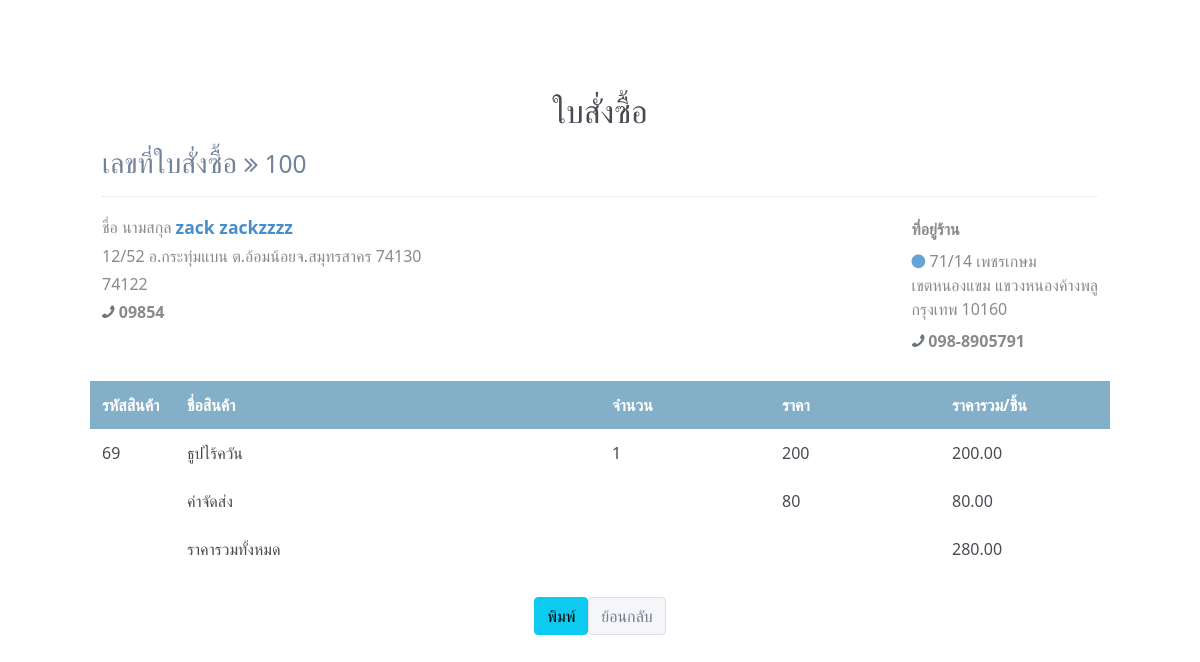
Page /userpodetail.php?id=100 on the committed database.
### tables this page shows
CREATE TABLE `orders` (
  `order_ID` int(10) NOT NULL,
  `orderDate` datetime NOT NULL,
  `firstname` varchar(255) NOT NULL,
  `lastname` varchar(255) NOT NULL,
  `tel` varchar(10) NOT NULL,
  `address` varchar(255) NOT NULL,
  `post` int(255) NOT NULL,
  `usersreg_ID` int(10) NOT NULL,
  `postatus` varchar(255) NOT NULL,
  `slip` varchar(255) NOT NULL,
  `postID` varchar(11) DEFAULT NULL
);

CREATE TABLE `orders_detail` (
  `DetailID` int(10) NOT NULL,
  `order_ID` int(10) NOT NULL,
  `productID` int(10) NOT NULL,
  `Qty` int(255) NOT NULL
);

CREATE TABLE `product` (
  `productID` int(10) NOT NULL,
  `productname` varchar(255) NOT NULL,
  `pic` varchar(255) NOT NULL,
  `productcategory` varchar(255) NOT NULL,
  `remainunit` int(255) NOT NULL,
  `price` int(255) NOT NULL,
  `productdetail` text NOT NULL
);

### userpodetail.php (the view, shortened to what this page needs)
<?php require("connect.php");   ?>
<?php require("bootstrap.php");   ?>
<html>
<head>
<link href="https://maxcdn.bootstrapcdn.com/font-awesome/4.7.0/css/font-awesome.min.css" rel="stylesheet" />
</head>
<br>
<br>
<br>
<?php
$id=$_GET['id'];
$strSQL = "SELECT * FROM orders WHERE order_ID = $id ";
$objQuery = mysqli_query($conn, $strSQL)  or die(mysqli_error());
$objResult = mysqli_fetch_array($objQuery);
?>
<center><h2>ใบสั่งซื้อ</h2></center>
<div style="width:85%; margin:0px auto;">
<div class="page-content container">
    <div class="page-header text-blue-d2">
        <h1 class="page-title text-secondary-d1">
            เลขที่ใบสั่งซื้อ
            <small class="page-info">
                <i class="fa fa-angle-double-right text-80"></i>
                <?php echo $objResult["order_ID"];?>
            </small>
        </h1>
</div>
<div class="row">
                    <div class="col-sm-6">
                        <div>
                            <span class="text-sm text-grey-m2 align-middle">ชื่อ นามสกุล</span>
                            <span class="text-600 text-110 text-blue align-middle"><?php echo $objResult["firstname"];?> <?php echo $objResult["lastname"];?></span>
                        </div>
                        <div class="text-grey-m2">
                            <div class="my-1">
                            <?php echo $objResult["address"];?>
                            </div>
                            <div class="my-1">
                            <?php echo $objResult["post"];?>                            </div>
                            <div class="my-1"><i class="fa fa-phone fa-flip-horizontal text-secondary"></i> <b class="text-600"><?php echo $objResult["tel"];?></b></div>
                        </div>
                    </div>
                    <div class="text-95 col-sm-6 align-self-start d-sm-flex justify-content-end">
                        <div class="text-grey-m2">
                            <div class="mt-1 mb-2 text-secondary-m1 text-600 text-125">
                                ที่อยู่ร้าน
                            </div>
                            <div class="my-2"><i class="fa fa-circle text-blue-m2 text-xs mr-1"></i> <span class="text-600 text-90"></span>71/14 เพชรเกษม <br> เขตหนองแขม แขวงหนองค้างพลู <br> กรุงเทพ 10160</div>
                            <div class="my-1"><i class="fa fa-phone fa-flip-horizontal text-secondary"></i> <b class="text-600">098-8905791</b></div>
                        </div>
                    </div>
<br>
  <br>
  <div class="mt-4">
                    <div class="row text-600 text-white bgc-default-tp1 py-25">
                        <div class="d-none d-sm-block col-1">รหัสสินค้า</div>
                        <div class="col-9 col-sm-5">ชื่อสินค้า</div>
                        <div class="d-none d-sm-block col-4 col-sm-2">จำนวน</div>
                        <div class="d-none d-sm-block col-sm-2">ราคา</div>
                        <div class="col-2">ราคารวม/ชิ้น</div>
                    </div>
<?php
$SumTotal = 0;
$strSQL2 = "SELECT * FROM orders_detail WHERE order_ID = $id ";
$objQuery2 = mysqli_query($conn,$strSQL2)  or die(mysql_error());
while($objResult2 = mysqli_fetch_array($objQuery2))
{
		$strSQL3 = "SELECT * FROM product WHERE productID = '".$objResult2["productID"]."' ";
		$objQuery3 = mysqli_query($conn,$strSQL3)  or die(mysql_error());
		$objResult3 = mysqli_fetch_array($objQuery3);
		$Total = $objResult2["Qty"] * $objResult3["price"];
		$SumTotal = $SumTotal + $Total;
	  ?>
                    <div class="text-95 text-secondary-d3">
                        <div class="row mb-2 mb-sm-0 py-25">
                            <div class="d-none d-sm-block col-1"><?php echo $objResult2["productID"];?></div>
                            <div class="col-9 col-sm-5"><?php echo $objResult3["productname"];?></div>
                            <div class="d-none d-sm-block col-2"><?php echo $objResult2["Qty"];?></div>
                            <div class="d-none d-sm-block col-2 text-95"><?php echo $objResult3["price"];?> </div>
                            <div class="col-2 text-secondary-d2"><?php echo number_format($Total,2);?></div>
                        </div>
                    </div>
	  <?php
 }
  ?>
  <div class="text-95 text-secondary-d3">
                        <div class="row mb-2 mb-sm-0 py-25">
                            <div class="d-none d-sm-block col-1"></div>
                            <div class="col-9 col-sm-5">ค่าจัดส่ง</div>
                            <div class="d-none d-sm-block col-2"></div>
                            <div class="d-none d-sm-block col-2 text-95"> 80 </div>
                            <div class="col-2 text-secondary-d2">80.00</div>
                        </div>
                    </div>
                    <div class="text-95 text-secondary-d3">
                        <div class="row mb-2 mb-sm-0 py-25">
                            <div class="d-none d-sm-block col-1"></div>
                            <div class="col-9 col-sm-5">ราคารวมทั้งหมด</div>
                            <div class="d-none d-sm-block col-2"></div>
                            <div class="d-none d-sm-block col-2 text-95">  </div>
                            <div class="col-2 text-secondary-d2"><?php echo number_format($SumTotal+80,2);?></div>
                        </div>
                    </div>
<br>
<div id="non-printable">
<div class="container">
  <div class="center">
<input type="button" class="btn btn-info" value="พิมพ์" onclick="window.print()">
<button class="btn btn-light" onclick="window.history.back();">ย้อนกลับ</button>
</div>
</div>
</div>
</body>
</html>

### userpodetail.php (style rules this page uses)
.center { display: flex; justify-content: center; align-items: center; }
.text-secondary-d1 { color: #728299!important; }
.page-header { margin: 0 0 1rem; padding-bottom: 1rem; padding-top: .5rem; border-bottom: 1px dotted #e2e2e2; display: -ms-flexbox; display: flex; -ms-flex-pack: justify; justify-content: space-between; -ms-flex-align: center; align-items: center; }
.page-title { padding: 0; margin: 0; font-size: 1.75rem; font-weight: 300; }
.text-grey-m2 { color: #888a8d!important; }
.font-bolder, .text-600 { font-weight: 600!important; }
.text-110 { font-size: 110%!important; }
.text-blue { color: #478fcc!important; }
.pb-25, .py-25 { padding-bottom: .75rem!important; }
.pt-25, .py-25 { padding-top: .75rem!important; }
.bgc-default-tp1 { background-color: rgba(121,169,197,.92)!important; }
.btn-light { color: #757984; background-color: #f5f6f9; border-color: #dddfe4; }
.text-blue-m2 { color: #68a3d5!important; }

### rows in the picture
orders: order_ID "100", firstname "zack", lastname "zackzzzz", address "12/52 อ.กระทุ่มแบน ต.อ้อมน้อยจ.สมุทรสาคร 74130", post "74122", tel "09854"
orders_detail: productID "69", productID.productname "ธูปไร้ควัน", Qty "1", productID.price "200", Qty.price "200.00"

### other values in the picture
$SumTotal+80 "280.00"
